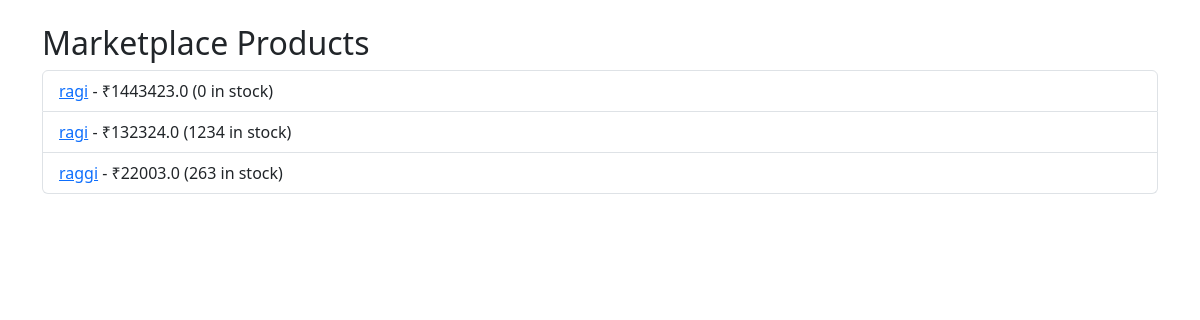
The page /b2b/my_sales (signed in) on the database its author committed.
### models.py (models this page shows)
class B2BProduct(db.Model):
    __tablename__ = 'b2b_product'
    id = db.Column(db.Integer, primary_key=True)
    seller_id = db.Column(db.Integer, db.ForeignKey('user.id'), nullable=False)
    title = db.Column(db.String(150), nullable=False)
    description = db.Column(db.Text, nullable=False)
    price = db.Column(db.Float, nullable=False)
    quantity = db.Column(db.Integer, nullable=False, default=1)  # ✅ Add this line
    is_farm_product = db.Column(db.Boolean, default=False)
    created_at = db.Column(db.DateTime, default=datetime.utcnow)
    orders = db.relationship('B2BOrder', backref='product', lazy=True)

### app.py (the view)
@app.route("/b2b/my_sales")
@login_required
def my_b2b_sales():
    return render_template("my_b2b_sales.html", products=B2BProduct.query.filter_by(seller_id=current_user.id).all())

### app.py (called while the page is built)
@login_manager.user_loader
def load_user(user_id):
    return User.query.get(int(user_id))

### templates/my_b2b_sales.html
{% extends "base.html" %}
{% block content %}
<div class="container my-4">
  <h2>Marketplace Products</h2>
  <ul class="list-group">
    {% for product in products %}
      <li class="list-group-item">
        <a href="{{ url_for('b2b_product_detail', product_id=product.id) }}">{{ product.title }}</a>
        - ₹{{ product.price }} ({{ product.quantity }} in stock)
      </li>
    {% endfor %}
  </ul>
</div>
{% endblock %}

### rows shown on the page
B2BProduct: title "ragi", price "1443423.0", quantity "0"
B2BProduct: title "ragi", price "132324.0", quantity "1234"
B2BProduct: title "raggi", price "22003.0", quantity "263"
